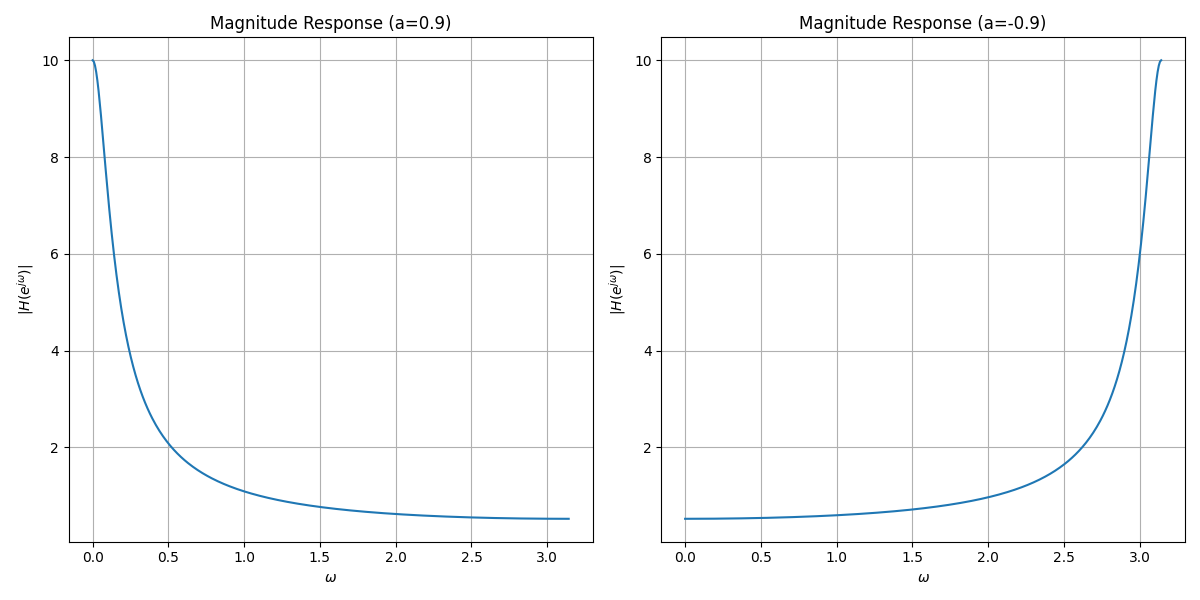

Source code (Python):
import matplotlib.pyplot as plt
import numpy as np

def plot_transfer_function(a, subplot_idx):
    # Defining a range of omega from 0 to pi (i.e., 0 to Nyquist rate)
    omega = np.linspace(0, np.pi, 400)
    
    # Getting the z values along the unit circle for different omega
    z = np.exp(1j * omega)
    
    # Calculating the H(z) for given a
    H_z = z / (z - a)
    
    # Plotting the magnitude response of H(z)
    plt.subplot(1, 2, subplot_idx)
    plt.plot(omega, np.abs(H_z))
    plt.title(f'Magnitude Response (a={a})')
    plt.xlabel(r'$\omega$')
    plt.ylabel(r'$|H(e^{j\omega})|$')
    plt.grid(True)

# Creating a figure
plt.figure(figsize=(12, 6))

# Plot for a=0.9
plot_transfer_function(0.9, 1)

# Plot for a=-0.9
plot_transfer_function(-0.9, 2)

# Adjusting layout and displaying the plot
plt.tight_layout()
plt.show()
